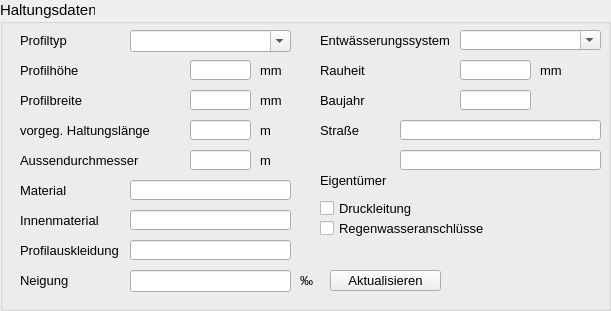
   <widget class="QGroupBox" name="groupBox_2">
    <property name="geometry">
     <rect>
      <x>20</x>
      <y>200</y>
      <width>611</width>
      <height>311</height>
     </rect>
    </property>
    <property name="font">
     <font>
      <family>Tahoma</family>
      <pointsize>11</pointsize>
     </font>
    </property>
    <property name="title">
     <string>Haltungsdaten</string>
    </property>
    <widget class="QLineEdit" name="ks">
     <property name="geometry">
      <rect>
       <x>460</x>
       <y>60</y>
       <width>71</width>
       <height>20</height>
      </rect>
     </property>
     <property name="font">
      <font>
       <family>Tahoma</family>
       <pointsize>10</pointsize>
      </font>
     </property>
     <property name="toolTip">
      <string>&lt;html&gt;&lt;head/&gt;&lt;body&gt;&lt;p&gt;absolute Rauheit (Prandtl-Colebrook)&lt;/p&gt;&lt;/body&gt;&lt;/html&gt;</string>
     </property>
     <property name="statusTip">
      <string>Absolute Rauheit gemäß Prandtl-Colebrook</string>
     </property>
    </widget>
    <widget class="QLabel" name="label_7">
     <property name="geometry">
      <rect>
       <x>20</x>
       <y>90</y>
       <width>101</width>
       <height>21</height>
      </rect>
     </property>
     <property name="font">
      <font>
       <family>Tahoma</family>
       <pointsize>10</pointsize>
      </font>
     </property>
     <property name="text">
      <string>Profilbreite</string>
     </property>
    </widget>
    <widget class="QLabel" name="label_20">
     <property name="geometry">
      <rect>
       <x>260</x>
       <y>90</y>
       <width>31</width>
       <height>21</height>
      </rect>
     </property>
     <property name="font">
      <font>
       <family>Tahoma</family>
       <pointsize>10</pointsize>
      </font>
     </property>
     <property name="text">
      <string>mm</string>
     </property>
    </widget>
    <widget class="QLabel" name="label_21">
     <property name="geometry">
      <rect>
       <x>260</x>
       <y>120</y>
       <width>30</width>
       <height>20</height>
      </rect>
     </property>
     <property name="font">
      <font>
       <family>Tahoma</family>
       <pointsize>10</pointsize>
      </font>
     </property>
     <property name="text">
      <string>m </string>
     </property>
    </widget>
    <widget class="QLineEdit" name="laenge">
     <property name="geometry">
      <rect>
       <x>190</x>
       <y>120</y>
       <width>61</width>
       <height>20</height>
      </rect>
     </property>
     <property name="font">
      <font>
       <family>Tahoma</family>
       <pointsize>10</pointsize>
      </font>
     </property>
     <property name="toolTip">
      <string>&lt;html&gt;&lt;head/&gt;&lt;body&gt;&lt;p&gt;&lt;span style=&quot; font-size:10pt;&quot;&gt;vorgegebene Haltungslänge, falls diese nicht automatisch berechnet werden soll&lt;/span&gt;&lt;/p&gt;&lt;/body&gt;&lt;/html&gt;</string>
     </property>
     <property name="statusTip">
      <string>vorgegebene Haltungslänge, falls diese nicht automatisch berechnet werden soll</string>
     </property>
    </widget>
    <widget class="QComboBox" name="entwart">
     <property name="geometry">
      <rect>
       <x>460</x>
       <y>30</y>
       <width>141</width>
       <height>20</height>
      </rect>
     </property>
     <property name="font">
      <font>
       <family>Tahoma</family>
       <pointsize>10</pointsize>
      </font>
     </property>
     <property name="toolTip">
      <string>&lt;html&gt;&lt;head/&gt;&lt;body&gt;&lt;p&gt;vorh. Entwässerungssystem (z.B. Mischwasser, Regenwasser etc.)&lt;/p&gt;&lt;/body&gt;&lt;/html&gt;</string>
     </property>
     <property name="statusTip">
      <string>vorh. Entwässerungssystem (z.B. Mischwasser, Regenwasser etc.)</string>
     </property>
     <property name="editable">
      <bool>true</bool>
     </property>
    </widget>
    <widget class="QComboBox" name="profilnam">
     <property name="geometry">
      <rect>
       <x>130</x>
       <y>30</y>
       <width>161</width>
       <height>22</height>
      </rect>
     </property>
     <property name="minimumSize">
      <size>
       <width>0</width>
       <height>0</height>
      </size>
     </property>
     <property name="font">
      <font>
       <family>Tahoma</family>
       <pointsize>10</pointsize>
      </font>
     </property>
     <property name="toolTip">
      <string>&lt;html&gt;&lt;head/&gt;&lt;body&gt;&lt;p&gt;Profil der Haltung gem. HE&lt;/p&gt;&lt;/body&gt;&lt;/html&gt;</string>
     </property>
     <property name="statusTip">
      <string>Profil der Haltung gem. HE</string>
     </property>
     <property name="editable">
      <bool>true</bool>
     </property>
    </widget>
    <widget class="QLabel" name="label_54">
     <property name="geometry">
      <rect>
       <x>20</x>
       <y>30</y>
       <width>91</width>
       <height>21</height>
      </rect>
     </property>
     <property name="font">
      <font>
       <family>Tahoma</family>
       <pointsize>10</pointsize>
      </font>
     </property>
     <property name="text">
      <string>Profiltyp</string>
     </property>
    </widget>
    <widget class="QLabel" name="label_17">
     <property name="geometry">
      <rect>
       <x>20</x>
       <y>120</y>
       <width>151</width>
       <height>21</height>
      </rect>
     </property>
     <property name="font">
      <font>
       <family>Tahoma</family>
       <pointsize>10</pointsize>
      </font>
     </property>
     <property name="text">
      <string>vorgeg. Haltungslänge</string>
     </property>
    </widget>
    <widget class="QLabel" name="label_51">
     <property name="geometry">
      <rect>
       <x>320</x>
       <y>30</y>
       <width>151</width>
       <height>21</height>
      </rect>
     </property>
     <property name="font">
      <font>
       <family>Tahoma</family>
       <pointsize>10</pointsize>
      </font>
     </property>
     <property name="text">
      <string>Entwässerungssystem</string>
     </property>
    </widget>
    <widget class="QLineEdit" name="hoehe">
     <property name="geometry">
      <rect>
       <x>190</x>
       <y>60</y>
       <width>61</width>
       <height>20</height>
      </rect>
     </property>
     <property name="font">
      <font>
       <family>Tahoma</family>
       <pointsize>10</pointsize>
      </font>
     </property>
     <property name="toolTip">
      <string>&lt;html&gt;&lt;head/&gt;&lt;body&gt;&lt;p&gt;Bedeutung hängt vom Profiltyp ab&lt;/p&gt;&lt;/body&gt;&lt;/html&gt;</string>
     </property>
     <property name="statusTip">
      <string>Bedeutung hängt vom Profiltyp ab</string>
     </property>
     <property name="inputMask">
      <string/>
     </property>
     <property name="text">
      <string/>
     </property>
    </widget>
    <widget class="QLabel" name="label_16">
     <property name="geometry">
      <rect>
       <x>260</x>
       <y>60</y>
       <width>31</width>
       <height>21</height>
      </rect>
     </property>
     <property name="font">
      <font>
       <family>Tahoma</family>
       <pointsize>10</pointsize>
      </font>
     </property>
     <property name="text">
      <string>mm</string>
     </property>
    </widget>
    <widget class="QLineEdit" name="breite">
     <property name="geometry">
      <rect>
       <x>190</x>
       <y>90</y>
       <width>61</width>
       <height>20</height>
      </rect>
     </property>
     <property name="font">
      <font>
       <family>Tahoma</family>
       <pointsize>10</pointsize>
      </font>
     </property>
     <property name="toolTip">
      <string>&lt;html&gt;&lt;head/&gt;&lt;body&gt;&lt;p&gt;Bedeutung hängt vom Profiltyp ab&lt;/p&gt;&lt;/body&gt;&lt;/html&gt;</string>
     </property>
     <property name="statusTip">
      <string>Bedeutung hängt vom Profiltyp ab</string>
     </property>
    </widget>
    <widget class="QLabel" name="label_6">
     <property name="geometry">
      <rect>
       <x>20</x>
       <y>60</y>
       <width>101</width>
       <height>21</height>
      </rect>
     </property>
     <property name="font">
      <font>
       <family>Tahoma</family>
       <pointsize>10</pointsize>
      </font>
     </property>
     <property name="text">
      <string>Profilhöhe</string>
     </property>
    </widget>
    <widget class="QLabel" name="label_70">
     <property name="geometry">
      <rect>
       <x>540</x>
       <y>60</y>
       <width>31</width>
       <height>21</height>
      </rect>
     </property>
     <property name="font">
      <font>
       <family>Tahoma</family>
       <pointsize>10</pointsize>
      </font>
     </property>
     <property name="text">
      <string>mm</string>
     </property>
    </widget>
    <widget class="QLabel" name="label_61">
     <property name="geometry">
      <rect>
       <x>320</x>
       <y>60</y>
       <width>100</width>
       <height>20</height>
      </rect>
     </property>
     <property name="font">
      <font>
       <family>Tahoma</family>
       <pointsize>10</pointsize>
      </font>
     </property>
     <property name="text">
      <string>Rauheit</string>
     </property>
    </widget>
    <widget class="QLabel" name="label_12">
     <property name="geometry">
      <rect>
       <x>20</x>
       <y>150</y>
       <width>151</width>
       <height>21</height>
      </rect>
     </property>
     <property name="font">
      <font>
       <family>Tahoma</family>
       <pointsize>10</pointsize>
      </font>
     </property>
     <property name="text">
      <string>Aussendurchmesser</string>
     </property>
    </widget>
    <widget class="QLabel" name="label_23">
     <property name="geometry">
      <rect>
       <x>260</x>
       <y>150</y>
       <width>31</width>
       <height>21</height>
      </rect>
     </property>
     <property name="font">
      <font>
       <family>Tahoma</family>
       <pointsize>10</pointsize>
      </font>
     </property>
     <property name="text">
      <string>m </string>
     </property>
    </widget>
    <widget class="QLineEdit" name="aussendurchmesser">
     <property name="geometry">
      <rect>
       <x>190</x>
       <y>150</y>
       <width>61</width>
       <height>20</height>
      </rect>
     </property>
     <property name="font">
      <font>
       <family>Tahoma</family>
       <pointsize>10</pointsize>
      </font>
     </property>
     <property name="toolTip">
      <string>&lt;html&gt;&lt;head/&gt;&lt;body&gt;&lt;p&gt;Außendurchmesser&lt;/p&gt;&lt;/body&gt;&lt;/html&gt;</string>
     </property>
     <property name="statusTip">
      <string>Außendurchmesser</string>
     </property>
    </widget>
    <widget class="QLabel" name="label_62">
     <property name="geometry">
      <rect>
       <x>20</x>
       <y>240</y>
       <width>151</width>
       <height>20</height>
      </rect>
     </property>
     <property name="font">
      <font>
       <family>Tahoma</family>
       <pointsize>10</pointsize>
      </font>
     </property>
     <property name="text">
      <string>Profilauskleidung</string>
     </property>
    </widget>
    <widget class="QLineEdit" name="profilauskleidung">
     <property name="geometry">
      <rect>
       <x>130</x>
       <y>240</y>
       <width>161</width>
       <height>20</height>
      </rect>
     </property>
     <property name="font">
      <font>
       <family>Tahoma</family>
       <pointsize>10</pointsize>
      </font>
     </property>
     <property name="toolTip">
      <string>&lt;html&gt;&lt;head/&gt;&lt;body&gt;&lt;p&gt;Profilauskleidung&lt;/p&gt;&lt;/body&gt;&lt;/html&gt;</string>
     </property>
     <property name="statusTip">
      <string>Profilauskleidung</string>
     </property>
    </widget>
    <widget class="QLabel" name="label_63">
     <property name="geometry">
      <rect>
       <x>20</x>
       <y>210</y>
       <width>151</width>
       <height>20</height>
      </rect>
     </property>
     <property name="font">
      <font>
       <family>Tahoma</family>
       <pointsize>10</pointsize>
      </font>
     </property>
     <property name="text">
      <string>Innenmaterial</string>
     </property>
    </widget>
    <widget class="QLineEdit" name="innenmaterial">
     <property name="geometry">
      <rect>
       <x>130</x>
       <y>210</y>
       <width>161</width>
       <height>20</height>
      </rect>
     </property>
     <property name="font">
      <font>
       <family>Tahoma</family>
       <pointsize>10</pointsize>
      </font>
     </property>
     <property name="toolTip">
      <string>&lt;html&gt;&lt;head/&gt;&lt;body&gt;&lt;p&gt;Innenmaterial&lt;/p&gt;&lt;/body&gt;&lt;/html&gt;</string>
     </property>
     <property name="statusTip">
      <string>Innenmaterial</string>
     </property>
    </widget>
    <widget class="QCheckBox" name="druckdicht">
     <property name="geometry">
      <rect>
       <x>320</x>
       <y>200</y>
       <width>131</width>
       <height>17</height>
      </rect>
     </property>
     <property name="font">
      <font>
       <family>Tahoma</family>
       <pointsize>10</pointsize>
      </font>
     </property>
     <property name="toolTip">
      <string>&lt;html&gt;&lt;head/&gt;&lt;body&gt;&lt;p&gt;Druckleitung&lt;/p&gt;&lt;/body&gt;&lt;/html&gt;</string>
     </property>
     <property name="statusTip">
      <string>Druckleitung</string>
     </property>
     <property name="layoutDirection">
      <enum>Qt::LeftToRight</enum>
     </property>
     <property name="text">
      <string>Druckleitung</string>
     </property>
    </widget>
    <widget class="QCheckBox" name="rwanschluss">
     <property name="geometry">
      <rect>
       <x>320</x>
       <y>220</y>
       <width>211</width>
       <height>17</height>
      </rect>
     </property>
     <property name="font">
      <font>
       <family>Tahoma</family>
       <pointsize>10</pointsize>
      </font>
     </property>
     <property name="toolTip">
      <string>&lt;html&gt;&lt;head/&gt;&lt;body&gt;&lt;p&gt;Haltung mit Regenwasseranschlüssen. Wird bei automatischer Erzeugung der Haltungsflächen berücksichtigt.&lt;/p&gt;&lt;/body&gt;&lt;/html&gt;</string>
     </property>
     <property name="statusTip">
      <string>mit Regenwasseranschlüssen</string>
     </property>
     <property name="whatsThis">
      <string>&lt;html&gt;&lt;head/&gt;&lt;body&gt;&lt;p&gt;Haltung mit Regenwasseranschlüssen. Wird bei automatischer Erzeugung der Haltungsflächen berücksichtigt.&lt;/p&gt;&lt;/body&gt;&lt;/html&gt;</string>
     </property>
     <property name="layoutDirection">
      <enum>Qt::LeftToRight</enum>
     </property>
     <property name="text">
      <string>Regenwasseranschlüsse</string>
     </property>
     <property name="tristate">
      <bool>true</bool>
     </property>
    </widget>
    <widget class="QLabel" name="label_67">
     <property name="geometry">
      <rect>
       <x>20</x>
       <y>180</y>
       <width>100</width>
       <height>20</height>
      </rect>
     </property>
     <property name="font">
      <font>
       <family>Tahoma</family>
       <pointsize>10</pointsize>
      </font>
     </property>
     <property name="text">
      <string>Material</string>
     </property>
    </widget>
    <widget class="QLineEdit" name="material">
     <property name="geometry">
      <rect>
       <x>130</x>
       <y>180</y>
       <width>161</width>
       <height>20</height>
      </rect>
     </property>
     <property name="toolTip">
      <string>&lt;html&gt;&lt;head/&gt;&lt;body&gt;&lt;p&gt;Material des Schachtes (z.B. Beton, Gussstahl etc.)&lt;/p&gt;&lt;/body&gt;&lt;/html&gt;</string>
     </property>
     <property name="statusTip">
      <string>Material des Schachtes (z.B. Beton, Gussstahl etc.)</string>
     </property>
    </widget>
    <widget class="QLabel" name="label_66">
     <property name="geometry">
      <rect>
       <x>320</x>
       <y>120</y>
       <width>100</width>
       <height>20</height>
      </rect>
     </property>
     <property name="font">
      <font>
       <family>Tahoma</family>
       <pointsize>10</pointsize>
      </font>
     </property>
     <property name="text">
      <string>Straße</string>
     </property>
    </widget>
    <widget class="QLabel" name="label_65">
     <property name="geometry">
      <rect>
       <x>320</x>
       <y>170</y>
       <width>100</width>
       <height>20</height>
      </rect>
     </property>
     <property name="font">
      <font>
       <family>Tahoma</family>
       <pointsize>10</pointsize>
      </font>
     </property>
     <property name="text">
      <string>Eigentümer</string>
     </property>
    </widget>
    <widget class="QLabel" name="label_64">
     <property name="geometry">
      <rect>
       <x>320</x>
       <y>90</y>
       <width>100</width>
       <height>20</height>
      </rect>
     </property>
     <property name="font">
      <font>
       <family>Tahoma</family>
       <pointsize>10</pointsize>
      </font>
     </property>
     <property name="text">
      <string>Baujahr</string>
     </property>
    </widget>
    <widget class="QLineEdit" name="strasse">
     <property name="geometry">
      <rect>
       <x>400</x>
       <y>120</y>
       <width>201</width>
       <height>20</height>
      </rect>
     </property>
     <property name="toolTip">
      <string>&lt;html&gt;&lt;head/&gt;&lt;body&gt;&lt;p&gt;Straßenname&lt;/p&gt;&lt;/body&gt;&lt;/html&gt;</string>
     </property>
     <property name="statusTip">
      <string>Straßenname</string>
     </property>
    </widget>
    <widget class="QLineEdit" name="baujahr">
     <property name="geometry">
      <rect>
       <x>460</x>
       <y>90</y>
       <width>71</width>
       <height>20</height>
      </rect>
     </property>
     <property name="toolTip">
      <string>&lt;html&gt;&lt;head/&gt;&lt;body&gt;&lt;p&gt;Baujahr&lt;/p&gt;&lt;/body&gt;&lt;/html&gt;</string>
     </property>
     <property name="statusTip">
      <string>Baujahr</string>
     </property>
    </widget>
    <widget class="QLineEdit" name="eigentum">
     <property name="geometry">
      <rect>
       <x>400</x>
       <y>150</y>
       <width>201</width>
       <height>20</height>
      </rect>
     </property>
     <property name="toolTip">
      <string>&lt;html&gt;&lt;head/&gt;&lt;body&gt;&lt;p&gt;Eigentümer&lt;/p&gt;&lt;/body&gt;&lt;/html&gt;</string>
     </property>
     <property name="statusTip">
      <string>Eigentümer</string>
     </property>
    </widget>
    <widget class="QLabel" name="label_24">
     <property name="geometry">
      <rect>
       <x>20</x>
       <y>270</y>
       <width>61</width>
       <height>21</height>
      </rect>
     </property>
     <property name="font">
      <font>
       <family>Tahoma</family>
       <pointsize>10</pointsize>
      </font>
     </property>
     <property name="text">
      <string>Neigung</string>
     </property>
    </widget>
    <widget class="QLineEdit" name="neigung">
     <property name="geometry">
      <rect>
       <x>130</x>
       <y>270</y>
       <width>161</width>
       <height>22</height>
      </rect>
     </property>
     <property name="readOnly">
      <bool>true</bool>
     </property>
    </widget>
    <widget class="QPushButton" name="btn_update_neigung">
     <property name="geometry">
      <rect>
       <x>330</x>
       <y>270</y>
       <width>111</width>
       <height>21</height>
      </rect>
     </property>
     <property name="font">
      <font>
       <family>Tahoma</family>
       <pointsize>10</pointsize>
      </font>
     </property>
     <property name="text">
      <string>Aktualisieren</string>
     </property>
    </widget>
    <widget class="QLabel" name="label_32">
     <property name="geometry">
      <rect>
       <x>300</x>
       <y>270</y>
       <width>31</width>
       <height>21</height>
      </rect>
     </property>
     <property name="font">
      <font>
       <family>Tahoma</family>
       <pointsize>10</pointsize>
      </font>
     </property>
     <property name="text">
      <string>‰</string>
     </property>
    </widget>
   </widget>
